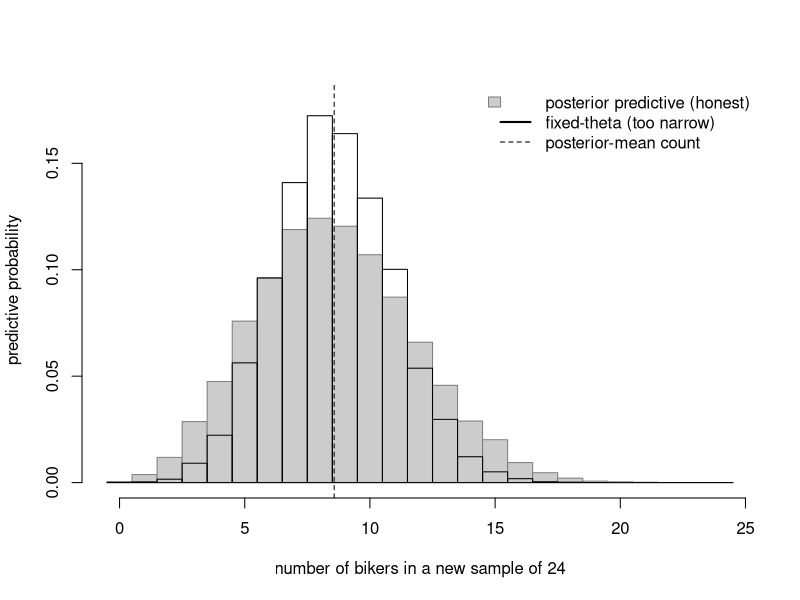
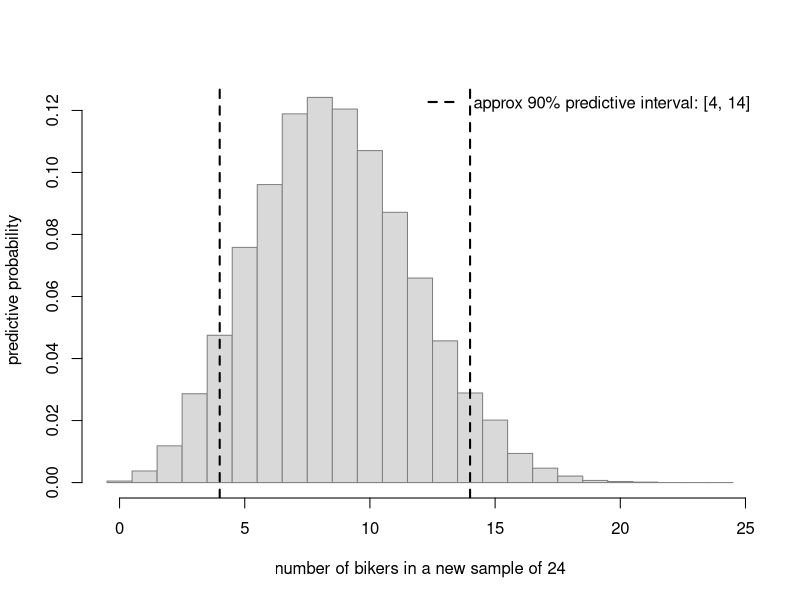
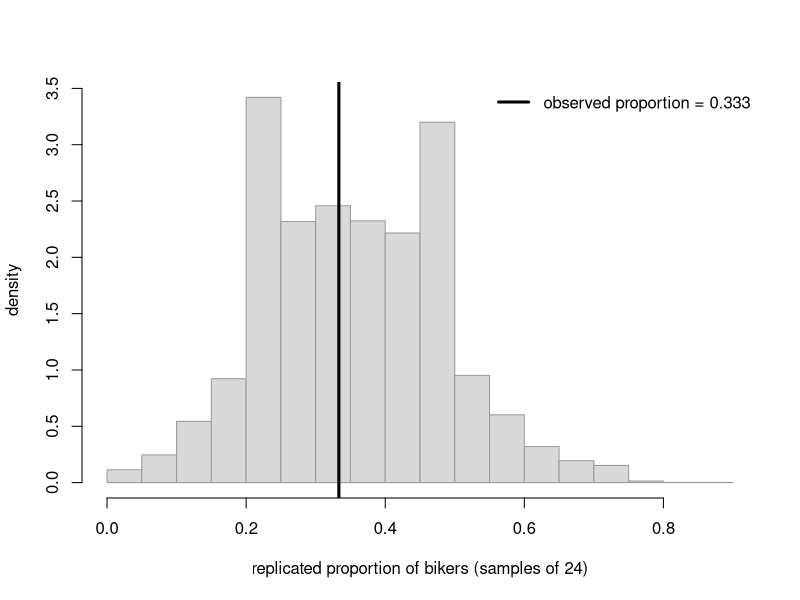
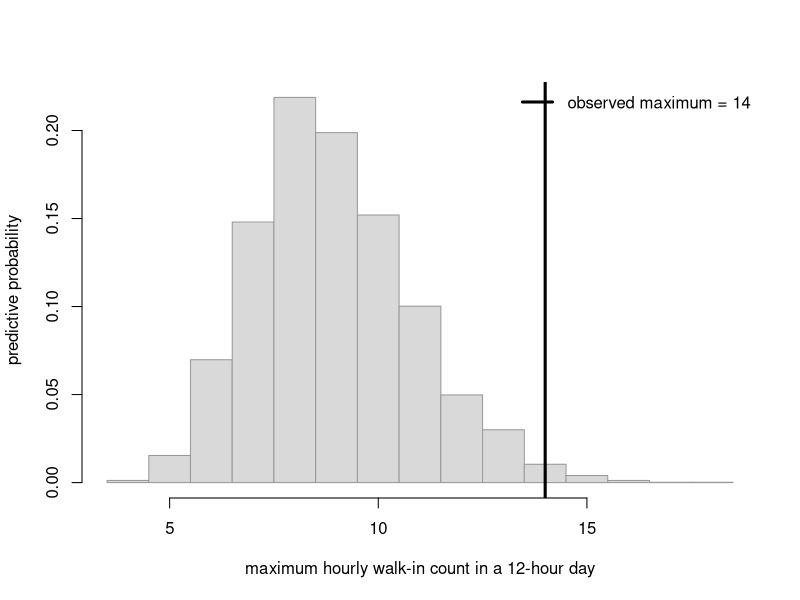

Here is the R script that generated these plots, in order:
## ---- chunk 1
#| label: fig-bike-ppd
#| fig-cap: "Posterior predictive distribution for the number of bikers in a new sample of m = 24, from the Beta(10,18) posterior (gray), compared with the narrower Binomial(24, 0.357) you would wrongly get by fixing θ at its posterior mean (outline). Predictive spread is the wider one."
#| fig-alt: "Two overlaid histograms of biker counts from 0 to 24. The gray filled histogram from the full posterior predictive simulation is centered near 8 or 9 and visibly wider; the outlined histogram from fixing theta at 0.357 is centered the same place but noticeably narrower, showing that ignoring parameter uncertainty understates predictive spread."
set.seed(606)
m <- 24
N <- 20000

# Two-step draw: first theta from the posterior, then data given theta
theta_draws <- rbeta(N, 10, 18)              # posterior Beta(10,18)
y_ppd       <- rbinom(N, size = m, prob = theta_draws)  # new counts

# The WRONG, too-narrow version: fix theta at the posterior mean
theta_mean  <- 10 / 28
y_fixed     <- rbinom(N, size = m, prob = theta_mean)

brks <- seq(-0.5, m + 0.5, by = 1)
h1 <- hist(y_ppd,   breaks = brks, plot = FALSE)
h2 <- hist(y_fixed, breaks = brks, plot = FALSE)

plot(h1, freq = FALSE, col = "grey80", border = "grey50",
     main = "", xlab = "number of bikers in a new sample of 24",
     ylab = "predictive probability",
     ylim = c(0, max(h1$density, h2$density) * 1.05))
plot(h2, freq = FALSE, col = NA, border = "black", lwd = 2, add = TRUE)
abline(v = m * theta_mean, lty = 2)
legend("topright", bty = "n",
       legend = c("posterior predictive (honest)",
                  "fixed-theta (too narrow)",
                  "posterior-mean count"),
       fill = c("grey80", NA, NA),
       border = c("grey50", NA, NA),
       lty = c(NA, 1, 2), lwd = c(NA, 2, 1))
## ---- chunk 2
#| label: fig-bike-ppi
#| fig-cap: "An approximate 90% posterior predictive interval for the number of bikers in a new sample of 24, read off the simulated posterior predictive counts as the 5th and 95th percentiles."
#| fig-alt: "Histogram of simulated biker counts for a new sample of 24, with two vertical dashed lines marking the 5th and 95th percentiles that bracket the central 90 percent of predicted counts, roughly spanning the mid-single-digits up to the low-teens."
set.seed(606)
m <- 24
theta_draws <- rbeta(20000, 10, 18)
y_ppd <- rbinom(20000, size = m, prob = theta_draws)

pi90 <- quantile(y_ppd, c(0.05, 0.95))
hist(y_ppd, breaks = seq(-0.5, m + 0.5, by = 1), freq = FALSE,
     col = "grey85", border = "grey50",
     main = "", xlab = "number of bikers in a new sample of 24",
     ylab = "predictive probability")
abline(v = pi90, lty = 2, lwd = 2)
legend("topright", bty = "n", lty = 2, lwd = 2,
       legend = sprintf("approx 90%% predictive interval: [%d, %d]",
                        round(pi90[1]), round(pi90[2])))
## ---- chunk 3
#| label: fig-bike-ppc
#| fig-cap: "Posterior predictive check for the bike survey: simulated replicated proportions (gray) from samples of size 24, with the observed proportion 8/24 marked. The observed value sits comfortably inside the bulk, so the model passes this check."
#| fig-alt: "Histogram of replicated sample proportions ranging from about 0.1 to 0.6, centered near 0.36, with a solid vertical line at the observed proportion of about 0.33 that lands near the middle of the distribution rather than in a tail, indicating the model could plausibly have produced the observed data."
set.seed(606)
n <- 24
theta_draws <- rbeta(10000, 10, 18)
y_rep <- rbinom(10000, size = n, prob = theta_draws)
prop_rep <- y_rep / n

obs_prop <- 8 / 24
hist(prop_rep, breaks = 20, freq = FALSE,
     col = "grey85", border = "grey60",
     main = "", xlab = "replicated proportion of bikers (samples of 24)",
     ylab = "density")
abline(v = obs_prop, lwd = 3)
legend("topright", bty = "n", lwd = 3,
       legend = sprintf("observed proportion = %.3f", obs_prop))

# A rough "predictive position": fraction of replicates at or below the observed
mean(prop_rep <= obs_prop)
## ---- chunk 4
#| label: fig-clinic-ppc
#| fig-cap: "Posterior predictive check for clinic walk-ins: the distribution of the maximum hourly count over a 12-hour replicated day from a Gamma(40,8)-Poisson model, with an observed maximum of 14 marked far in the right tail — a flagged mismatch."
#| fig-alt: "Histogram of the maximum hourly walk-in count per simulated 12-hour day, mostly between about 7 and 12, with a solid vertical line at 14 sitting in the extreme right tail beyond almost all replicated values, indicating the Poisson model rarely produces a day this busy and the check has flagged a problem."
set.seed(606)
hours <- 12
Nday  <- 5000

lambda_draws <- rgamma(Nday, shape = 40, rate = 8)   # posterior Gamma(40,8)
# For each replicated day, simulate 12 hourly counts and take the max
rep_max <- sapply(lambda_draws, function(lam) max(rpois(hours, lam)))

obs_max <- 14
hist(rep_max, breaks = seq(min(rep_max) - 0.5, max(c(rep_max, obs_max)) + 0.5, by = 1),
     freq = FALSE, col = "grey85", border = "grey60",
     main = "", xlab = "maximum hourly walk-in count in a 12-hour day",
     ylab = "predictive probability")
abline(v = obs_max, lwd = 3)
legend("topright", bty = "n", lwd = 3,
       legend = sprintf("observed maximum = %d", obs_max))

mean(rep_max >= obs_max)   # how often replicates are this extreme
